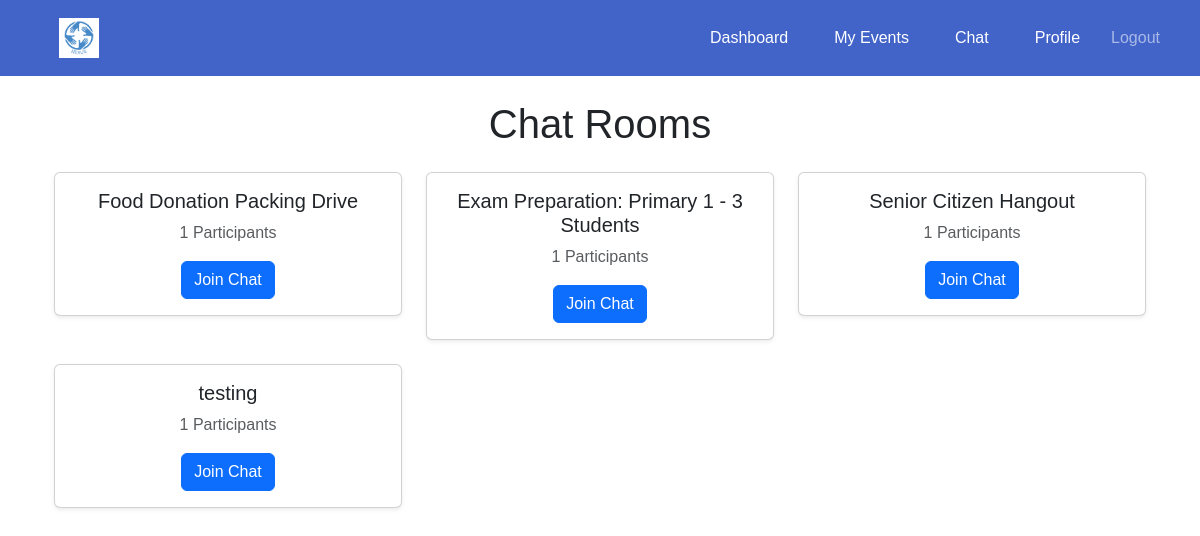
The app's page /chat/ (signed in), older data.
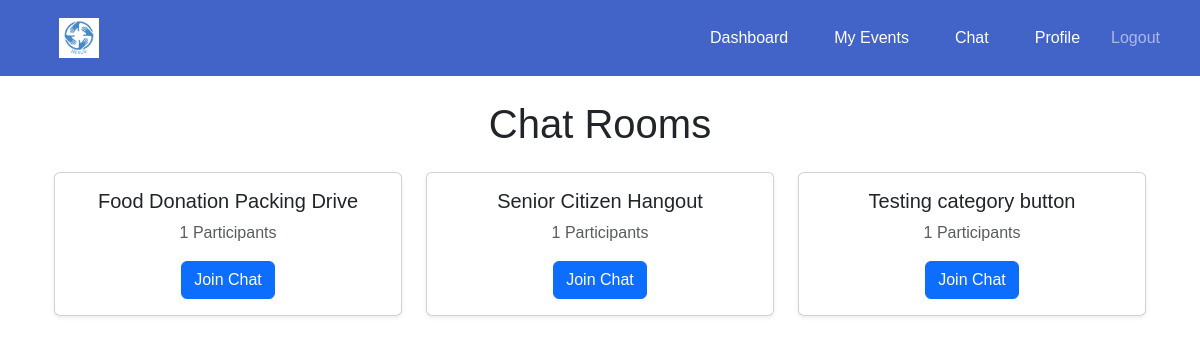
The same page, newer data.
### chat/models.py (models this page shows, shortened)
class ChatRoom(models.Model):
    event = models.OneToOneField(Event, on_delete=models.CASCADE, related_name="chatroom")
    created_at = models.DateTimeField(auto_now_add=True)

### events/models.py (models this page shows, shortened)
class Event(models.Model):
    CATEGORY_CHOICES = [
        ('education', 'Education'),
        ('social development', 'Social Development'),
        ('senior citizen', 'Senior Citizen'),
    ]
    organisation = models.ForeignKey(settings.AUTH_USER_MODEL, on_delete=models.CASCADE)
    name = models.CharField(max_length=255)
    description = models.TextField()
    date = models.DateTimeField()
    start_time = models.TimeField(default=time(9, 0))  # Default: 09:00 AM
    end_time = models.TimeField(default=time(17, 0))  # Default: 05:00 PM
    location = models.CharField(max_length=255)
    volunteers_needed = models.PositiveIntegerField()
    roles_responsibilities = models.TextField()
    category = models.CharField(max_length=50, choices=CATEGORY_CHOICES, blank=False, default='Education')

### chat/views.py (the view)
# urls.py: path('', chat_home, name='chat_home'),
@login_required
def chat_home(request):
    if request.user.user_type == 'volunteer':
        registered_events = VolunteerEvent.objects.filter(volunteer=request.user).values_list('event_id', flat=True)
        chat_rooms = ChatRoom.objects.filter(event__id__in=registered_events)
    elif request.user.user_type == 'organisation':
        chat_rooms = ChatRoom.objects.filter(event__organisation=request.user)
    else:
        chat_rooms = ChatRoom.objects.none()  # Empty queryset for unknown user types
    for room in chat_rooms:
        room.participant_count = VolunteerEvent.objects.filter(event=room.event).count()
    return render(request, "chat/chat_home.html", {"chat_rooms": chat_rooms})

### chat/templates/chat/chat_home.html (shortened to what this page needs)
{% extends "base.html" %}
{% block content %}
    <div class="container mt-4">
        <h1 class="text-center mb-4">Chat Rooms</h1>
        <div class="row">
            {% if chat_rooms %}
                {% for room in chat_rooms %}
                    <div class="col-md-6 col-lg-4 mb-4">
                        <div class="card shadow-sm">
                            <div class="card-body text-center">
                                <h5 class="card-title">{{ room.event.name }}</h5>
                                <p class="card-text text-muted">{{ room.participant_count }} Participants</p>
                                <a href="{% url 'chat:chat_room' room.event.id %}" class="btn btn-primary">Join Chat</a>
                            </div>
                        </div>
                    </div>
                {% endfor %}
            {% else %}
                <div class="col-12 text-center">
                    <p class="text-muted">No chat rooms available.</p>
                </div>
            {% endif %}
        </div>
    </div>
{% endblock %}

Row changes from the older to the newer data that the page shows:
removed ChatRoom: event.name "Exam Preparation: Primary 1 - 3 Students", participant_count "1"
no longer on this page (row unchanged): ChatRoom: event.name "testing", participant_count "1"
now on this page (row unchanged): ChatRoom: event.name "Testing category button", participant_count "1"
